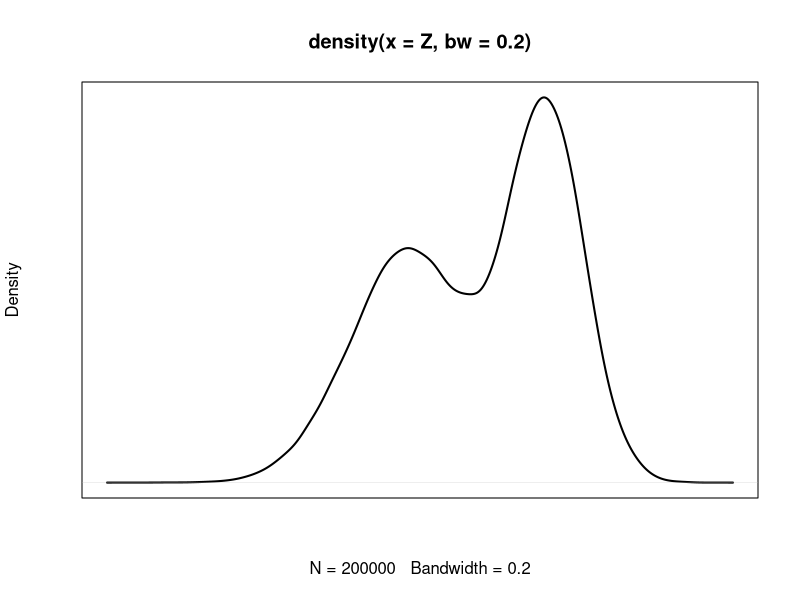
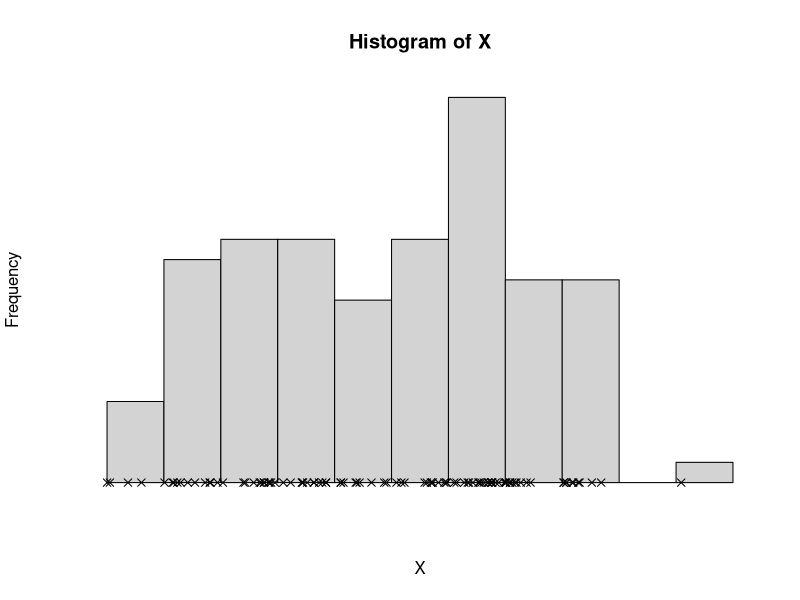

R code for these plots, in order:
N = 200000
mask = (runif(N) > 0.5)
Z = mask * rnorm(N) + (1-mask) * rnorm(N, -3.7, 1.6)

plot(density(Z, bw=0.2), yaxt="n", xaxt="n", lwd="2")


n = 100

mask = (runif(n) > 0.5)
X = mask * rnorm(n) + (1-mask) * rnorm(n, -3.7, 1.6)

Xdf = data.frame(cbind(X, rep(0, n)))

hist(X, yaxt="n", xaxt="n")
points(Xdf, pch=4, lwd=1)
